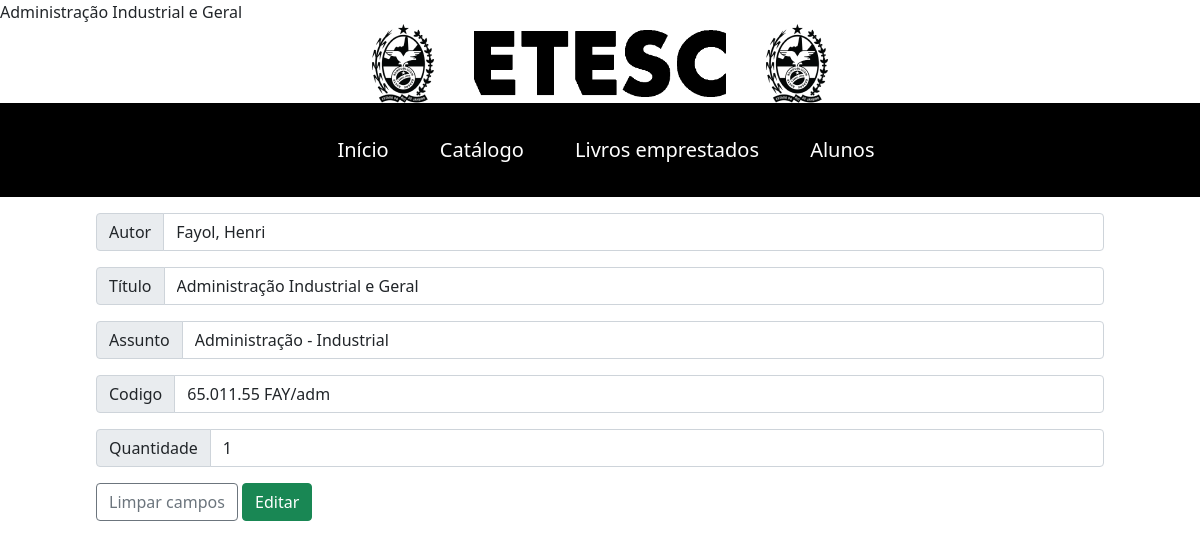
Page /editar-livro.php?id=3 on the committed database.
### tables this page shows
CREATE TABLE IF NOT EXISTS `livros` (
  `id` int(11) NOT NULL AUTO_INCREMENT,
  `Autor` varchar(50) DEFAULT NULL,
  `titulo` varchar(500) DEFAULT NULL,
  `Assunto` varchar(50) DEFAULT NULL,
  `Classificacao` varchar(100) DEFAULT NULL,
  `Situacao` varchar(100) DEFAULT 'Acervo',
  `Quantidade` int(11) DEFAULT 0,
  `Emprestados` int(11) DEFAULT 0,
  PRIMARY KEY (`id`)
);

### editar-livro.php (the view, shortened to what this page needs)
<?php
require_once "database.php";
$id = $_GET['id'] ?? null;
$statement = $pdo->prepare('SELECT * FROM livros WHERE id = :id');
$statement->bindValue(":id", $id);
$statement->execute();
$livro = $statement->fetch(PDO::FETCH_ASSOC);
$autor = $livro['Autor'];
$titulo = $livro['titulo'];
$assunto = $livro['Assunto'];
$classificacao = $livro['Classificacao'];
$quantidade = $livro['Quantidade'];
?>
<!DOCTYPE html>
<html lang="pt-br">
<head>
  <link rel="stylesheet" href="css/style.css" />
  <link rel="stylesheet" href="css/acervo.css" />
  <link href="css/bootstrap.css" rel="stylesheet">
</head>
<body>
  <header class="header">
    <div class="logo-div">
      <a href="index.php">
        <img src="img/logoFaetec.png" alt="" />
        <img class="etesc" src="img/logo-etesc.png" alt="" />
        <img src="img/logoFaetec.png" alt="" />
      </a>
    </div>
    <nav class="nav">
      <ul>
        <li><a href="index.php">Início</a></li>
        <li><a href="livros-acervo.php">Catálogo</a></li>
        <li><a href="livros-acervo-emprestados.php">Livros emprestados</a></li>
        <li><a href="alunos.php">Alunos</a></li>
    </nav>
  </header>
  <form class="cadastro-section" method="POST">
    <div class="input-group mb-3">
      <span class="input-group-text" id="basic-addon1">Autor </span>
      <input type="text" name="autor" value="<?php echo $autor; ?>" class="form-control" placeholder="Autor" aria-label="Username" aria-describedby="basic-addon1">
    </div>
    <div class="input-group mb-3">
      <span class="input-group-text" id="basic-addon1">Título</span>
      <input type="text" name="titulo" value="<?php echo $titulo; ?>" class="form-control" placeholder="Título" aria-label="Username" aria-describedby="basic-addon1">
    </div>
    <div class="input-group mb-3">
      <span class="input-group-text" id="basic-addon1">Assunto</span>
      <input type="text" name="assunto" value="<?php echo $assunto; ?>" class="form-control" placeholder="Assunto" aria-label="Username" aria-describedby="basic-addon1">
    </div>
    <div class="input-group mb-3">
      <span class="input-group-text" id="basic-addon1">Codigo</span>
      <input type="text" name="classificacao" value="<?php echo $classificacao; ?>" class="form-control" placeholder="Codigo" aria-label="Username" aria-describedby="basic-addon1">
    </div>
    <div class="input-group mb-3">
      <span class="input-group-text" id="basic-addon1">Quantidade</span>
      <input type="text" name="quantidade" value="<?php echo $quantidade; ?>" class="form-control" placeholder="Quantidade" aria-label="Username" aria-describedby="basic-addon1">
    </div>
    <button type="reset" class="btn btn-outline-secondary">Limpar campos</button>
    <button type="submit" class="btn btn-success">Editar</button>
  </form>
</body>
</html>

### css/style.css (style rules this page uses)
*, *::after, *::before { box-sizing: border-box; }
body { padding: 0; margin: 0; font-family: sans-serif; }
ul, ol { list-style: none; }
.header { width: 100%; color: #fff; }
.logo-div { width: 100%; display: flex; justify-content: center; align-items: center; }
.logo-div a { display: flex; justify-content: center; align-items: center; gap: 40px; }
.etesc { max-width: 24%; }
.nav { padding: 20px; background: #000; }
.nav ul { width: 100%; display: flex; align-items: center; justify-content: center; margin: 0; gap: 1em; font-size: 1.2rem; }
.nav li a { display: inline-block; padding: 0.5rem 1rem; margin: 0.25rem 0; font-size: 1.25rem; border-radius: 5px; color: #fff; text-decoration: none; transition: 300ms ease; }

### css/acervo.css (style rules this page uses)
.cadastro-section { padding: 1rem 6rem; }

### rows in the picture
livros: autor "Fayol, Henri", titulo "Administração Industrial e Geral", assunto "Administração - Industrial", classificacao "65.011.55 FAY/adm", quantidade "1"
